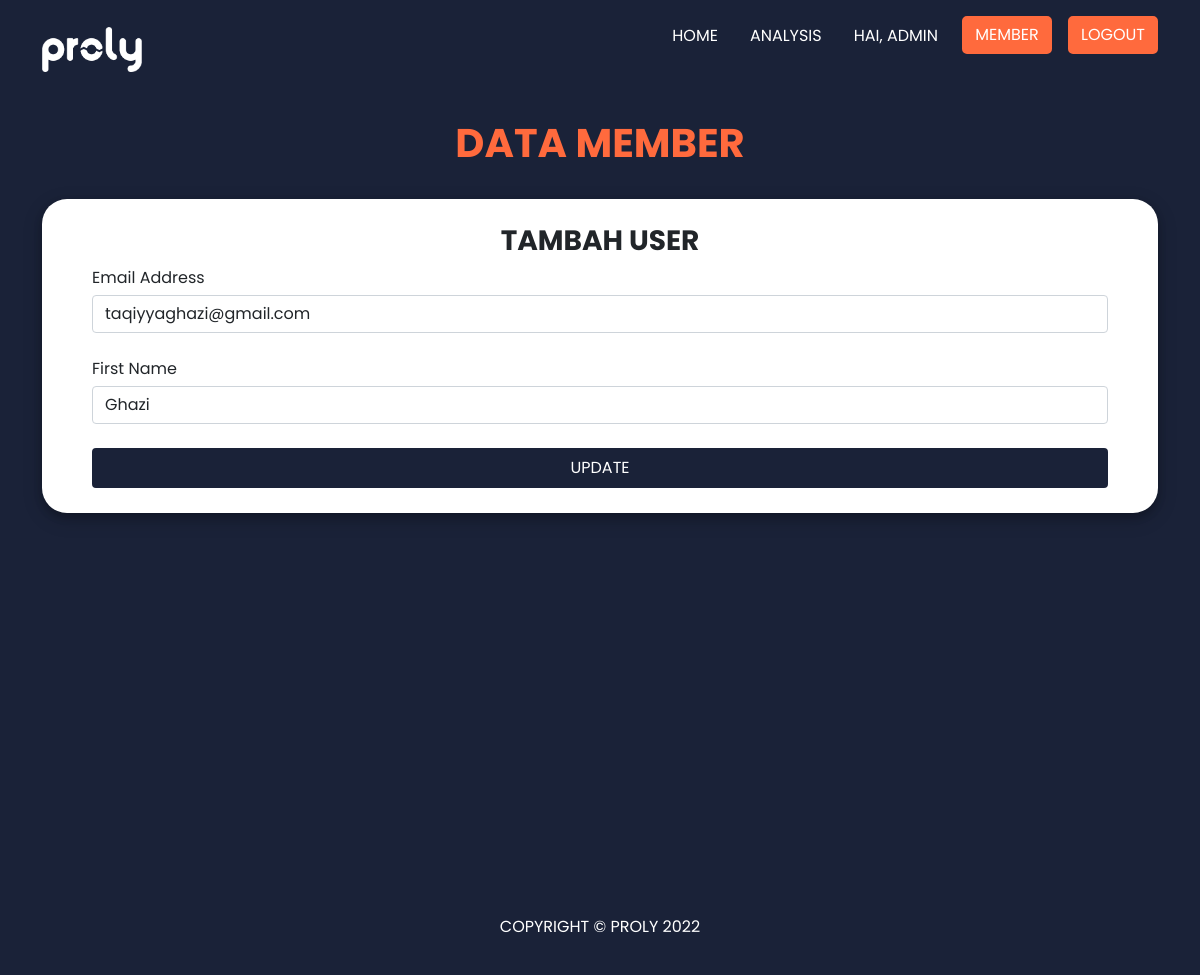
Screenshot of /form-update/2 (signed in) with the database file from the repository.
### website/models.py (models this page shows)
class User(db.Model, UserMixin):
    id = db.Column(db.Integer, primary_key=True)
    email = db.Column(db.String(150), unique=True)
    password = db.Column(db.String(150))
    first_name = db.Column(db.String(150))

### website/views.py (the view)
@views.route('/form-update/<int:id>')
def updateForm(id):
    user_update = User.query.filter_by(id=id).first()
    print(user_update)
    return render_template("form-update.html", user=current_user, data=user_update)

### website/__init__.py (called while the page is built)
def create_app():
    app = Flask(__name__)
    app.config['SECRET_KEY'] = 'qwertyuiop' #Inisiasi secret key -> Secret key bebas
    app.config['SQLALCHEMY_DATABASE_URI'] = f'sqlite:///{DB_NAME}'
    db.init_app(app)
    from .views import views
    from .auth import auth
    app.register_blueprint(views, url_prefix='/')
    app.register_blueprint(auth, url_prefix='/')
    from .models import User
    create_database(app)
    login_manager = LoginManager()
    login_manager.login_view = 'auth.login'
    login_manager.init_app(app)
    @login_manager.user_loader
    def load_user(id):
        return User.query.get(int(id))
    return app

### website/templates/form-update.html (shortened to what this page needs)
{% extends 'base.html' %} {% block title %}Data Member{% endblock %} {% block
content %}
<br />
<div class="container">
  <h1 class="fw-bolder text-center text-tertiary">DATA MEMBER</h1>
  <br />
  <div class="box-form">
    <form method="POST" action="/form-update" class="form-prevent">
      <h3 align="center" class="fw-bolder">TAMBAH USER</h3>
      <div class="form-group">
        <label for="email">Email Address</label>
        <input
          type="email"
          class="form-control"
          id="email"
          name="email"
          placeholder="Enter Email"
          value="{{ data.email }}"
        />
      </div>
      <br />
      <div class="form-group">
        <label for="firstName">First Name</label>
        <input
          type="text"
          class="form-control"
          id="firstName"
          name="firstName"
          placeholder="Enter First Name"
          value="{{ data.first_name }}"
        />
      </div>
      <br />
      <button type="submit" class="btn btn-submit button-prevent">
        <div class="hide-text">UPDATE</div>
      </button>
    </form>
  </div>
</div>
{% endblock %}

### website/templates/base.html (shortened to what this page needs)
<!DOCTYPE html>
<html>
  <head>
    <link
      href="https://cdn.jsdelivr.net/npm/bootstrap@5.1.3/dist/css/bootstrap.min.css"
      rel="stylesheet"
    />
    <link
      rel="stylesheet"
      href="https://stackpath.bootstrapcdn.com/font-awesome/4.7.0/css/font-awesome.min.css"
    />
    <link
      rel="stylesheet"
      href="{{ url_for('static', filename='style/base.css') }}"
    />
    <link
      rel="stylesheet"
      href="{{ url_for('static', filename='style/content.css') }}"
    />
  </head>
  <body>
    <nav class="navbar sticky-top navbar-expand-lg p-md-3">
      <div class="container">
        <a href="/" class="navbar-brand fs-2"><img src="{{ url_for('static', filename='img/logo-proly.png') }}" alt=""></a>
        <div class="collapse navbar-collapse" id="navbarNav">
          <div class="navbar-nav">
            <a class="nav-item nav-link" id="home" href="/">HOME</a>
            {% if user.is_authenticated %}
            <a class="nav-item nav-link ms-lg-3" id="analysis" href="/analysis-member">ANALYSIS</a>
            <a class="nav-item nav-link ms-lg-3 text-uppercase" href="/">HAI, {{ user.first_name }}</a>
            {% if user.email == 'admin@gmail.com' %}
            <a class="nav-item nav-link auth-btn ms-lg-3 text-center" id="admin" href="/admin">MEMBER</a>
            <a class="nav-item nav-link auth-btn ms-lg-3 text-center" id="logout" href="/logout">LOGOUT</a>
            {% else %}
            <a class="nav-item nav-link auth-btn ms-lg-3 text-center" id="logout" href="/logout">LOGOUT</a>
            {% endif %}
            {% elif user == 'signUp' or user == 'login' %}
            <a class="nav-item nav-link ms-lg-3" id="analysis" href="/analysis">ANALYSIS</a>
            {% else %}
            <a class="nav-item nav-link ms-lg-3" id="analysis" href="/analysis">ANALYSIS</a>
            <a class="nav-item nav-link auth-btn ms-lg-3 text-center" id="login" href="/login">LOGIN</a>
            <a class="nav-item nav-link auth-btn ms-lg-3 text-center" id="signUp" href="/sign-up">SIGN UP</a>
            {% endif %}
          </div>
        </div>
      </div>
    </nav>
    <div class="container-fluid content pb-5">
      {% block content %} {% endblock %}</div>
    <footer class="container-fluid">
      <p class="text-center">COPYRIGHT &copy; PROLY 2022</p>
    </footer>
  </body>
</html>

### website/static/style/base.css (style rules this page uses)
* { box-sizing: border-box; font-family: "Poppins", sans-serif; }
:root { --primary-color: #1a2238; --secondary-color: #9daaf2; --tertiary-color: #ff6a3d; --quadrant-color: #f4db7d; --neutral-color: #ffffff; }
.content { min-height: 650px; }
.navbar { background-color: var(--primary-color); color: var(--neutral-color); }
.navbar a { text-decoration: none; color: var(--neutral-color); }
.auth-btn { background-color: var(--tertiary-color); border-radius: 5px; padding: 5px 0px; border: 2px solid var(--tertiary-color); }
.navbar-brand img { width: 100px; }
footer { color: var(--neutral-color); background-color: var(--primary-color); padding: 20px 0px; }
@media only screen and (min-device-width: 320px) and (max-device-width: 990px) { .auth-btn { margin-bottom: 25px; width: 100px; text-align: center; } }

### website/static/style/content.css (style rules this page uses)
* { box-sizing: border-box; font-family: "Poppins", sans-serif; }
:root { --primary-color: #1a2238; --secondary-color: #9daaf2; --tertiary-color: #ff6a3d; --quadrant-color: #f4db7d; --neutral-color: #ffffff; }
.content { background-color: var(--primary-color); min-height: 800px; }
.text-tertiary { color: var(--tertiary-color); }
.box-form { background-color: var(--neutral-color); padding: 25px 50px; border-radius: 25px; box-shadow: 0 4px 8px 0 rgba(0, 0, 0, 0.2), 0 6px 20px 0 rgba(0, 0, 0, 0.19); }
.btn-submit { width: 100%; background-color: var(--primary-color); border: 2px solid var(--primary-color); color: var(--neutral-color); }
form label { padding-bottom: 5px; }
.auth-btn { background-color: var(--tertiary-color); border-radius: 5px; padding: 5px 0px; border: 2px solid var(--tertiary-color); width: 90px; }

### rows the page displays
User: first_name "ADMIN"
User: email "taqiyyaghazi@gmail.com", firstName "Ghazi"
